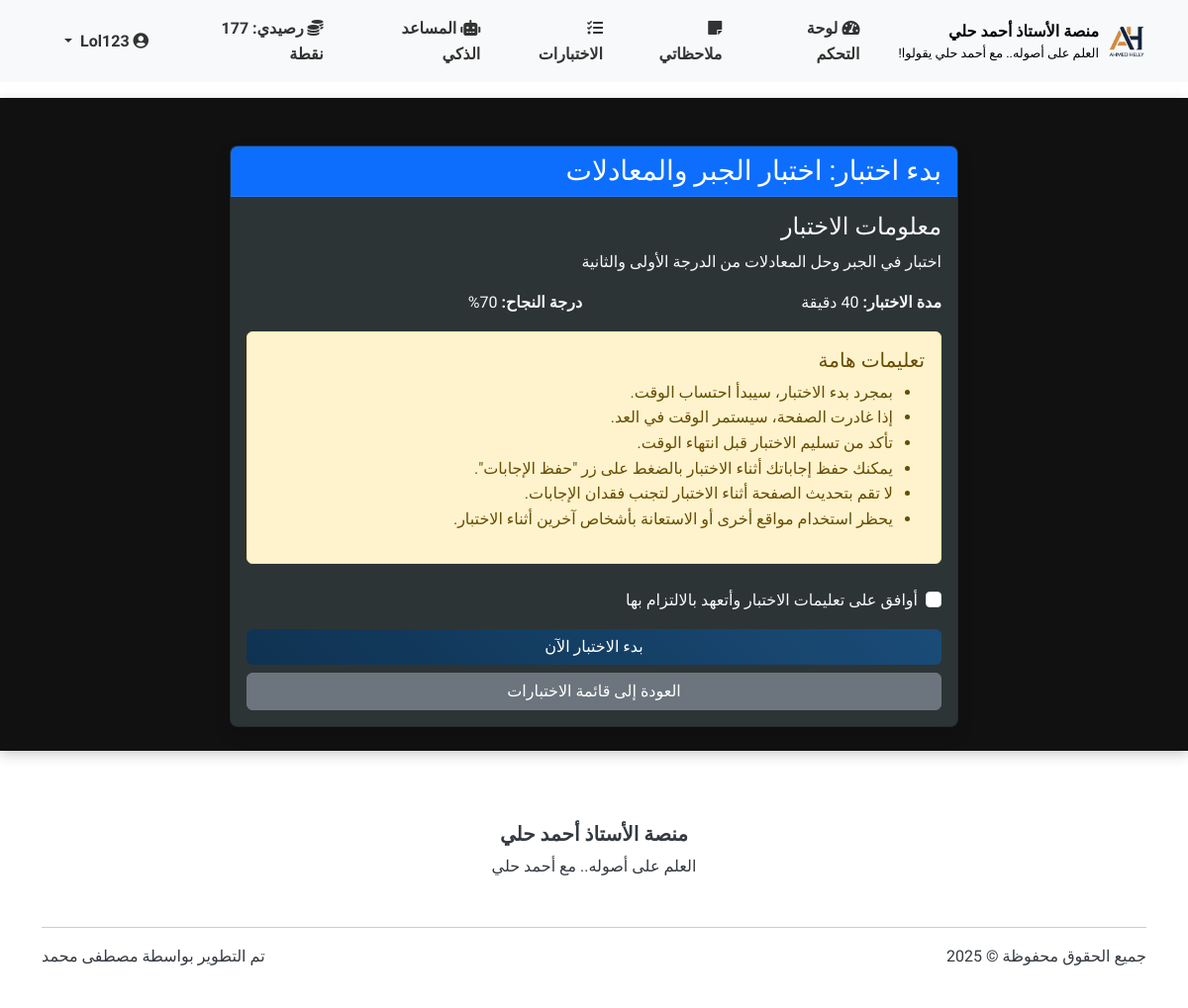
The app's page /student/tests/2/start (signed in) with its own data.
### models.py (models this page shows, shortened)
class User(UserMixin, db.Model):
    __tablename__ = 'users'
    id = db.Column(db.Integer, primary_key=True)
    username = db.Column(db.String(64), unique=True, nullable=False)
    full_name = db.Column(db.String(100), nullable=True)  # الاسم الثلاثي
    email = db.Column(db.String(100), nullable=True)  # البريد الإلكتروني للاستعادة
    phone = db.Column(db.String(20), nullable=True)   # رقم الهاتف للاستعادة
    password_hash = db.Column(db.String(256), nullable=False)
    role = db.Column(db.String(20), nullable=False)  # 'admin' or 'student'
    points = db.Column(db.Integer, default=0)  # نقاط المحفظة
    reset_token = db.Column(db.String(100), nullable=True)  # رمز استعادة كلمة المرور
    reset_token_expiry = db.Column(db.DateTime, nullable=True)  # تاريخ انتهاء صلاحية الرمز
    created_at = db.Column(db.DateTime, default=datetime.utcnow)  # تاريخ إنشاء الحساب
    videos = db.relationship('Video', backref='uploader', lazy='dynamic')
    comments = db.relationship('Comment', backref='author', lazy='dynamic')
    posts = db.relationship('Post', backref='author', lazy='dynamic')
    video_views = db.relationship('VideoView', backref='viewer', lazy='dynamic')
    liked_videos = db.relationship('VideoLike', foreign_keys='VideoLike.user_id', backref='liker', lazy='dynamic')
    def is_admin(self):
        return self.role == 'admin'

class Test(db.Model):
    __tablename__ = 'tests'
    id = db.Column(db.Integer, primary_key=True)
    title = db.Column(db.String(100), nullable=False)
    description = db.Column(db.Text, nullable=True)
    created_by = db.Column(db.Integer, db.ForeignKey('users.id'), nullable=False)
    created_at = db.Column(db.DateTime, default=datetime.utcnow)
    is_active = db.Column(db.Boolean, default=True)
    time_limit_minutes = db.Column(db.Integer, default=30)  # Time limit in minutes
    passing_score = db.Column(db.Integer, default=60)  # Passing score percentage
    max_attempts = db.Column(db.Integer, default=1)  # الحد الأقصى لعدد المحاولات المسموح بها
    access_type = db.Column(db.String(20), default='free')  # free, points, code, both
    points_required = db.Column(db.Integer, default=0)  # النقاط المطلوبة للدخول إلى الاختبار
    access_code = db.Column(db.String(20), nullable=True)  # كود الوصول للاختبار
    questions = db.relationship('TestQuestion', backref='test', lazy='dynamic', cascade='all, delete-orphan')
    attempts = db.relationship('TestAttempt', backref='test', lazy='dynamic')
    creator = db.relationship('User', backref=db.backref('created_tests', lazy='dynamic'))

### routes.py (the view, shortened to what this page needs)
@student_bp.route('/tests/<int:test_id>/start', methods=['GET', 'POST'])
@login_required
def start_test(test_id):
    if current_user.is_admin():
        flash('هذه الصفحة مخصصة للطلاب فقط.', 'warning')
        return redirect(url_for('admin.dashboard'))
    test = Test.query.get_or_404(test_id)
    if not test.is_active:
        flash('هذا الاختبار غير متاح حاليًا.', 'warning')
        return redirect(url_for('student.available_tests'))
    form = TestTakingForm()
    return render_template('student/start_test.html', test=test, form=form)

### forms.py
class TestTakingForm(FlaskForm):
    test_id = HiddenField('معرف الاختبار', validators=[DataRequired()])
    submit = SubmitField('بدء الاختبار')

### main.py (called while the page is built)
    @login_manager.user_loader
    def load_user(user_id):
        return models.User.query.get(int(user_id))

### routes.py (called while the page is built)
@app.context_processor
def inject_now():
    return {'now': datetime.now()}

### templates/student/start_test.html (shortened to what this page needs)
{% extends 'base.html' %}
{% block content %}
<div class="container mt-4">
    <div class="row">
        <div class="col-md-8 offset-md-2">
            <div class="card shadow">
                <div class="card-header bg-primary text-white">
                    <h3 class="card-title mb-0">بدء اختبار: {{ test.title }}</h3>
                </div>
                <div class="card-body">
                    <div class="test-info mb-4">
                        <h4>معلومات الاختبار</h4>
                        <p>{{ test.description }}</p>
                        <div class="row">
                            <div class="col-md-6">
                                <p><strong>مدة الاختبار:</strong> {{ test.time_limit_minutes }} دقيقة</p>
                            </div>
                            <div class="col-md-6">
                                <p><strong>درجة النجاح:</strong> {{ test.passing_score }}%</p>
                            </div>
                        </div>
                        <div class="alert alert-warning">
                            <h5>تعليمات هامة</h5>
                            <ul>
                                <li>بمجرد بدء الاختبار، سيبدأ احتساب الوقت.</li>
                                <li>إذا غادرت الصفحة، سيستمر الوقت في العد.</li>
                                <li>تأكد من تسليم الاختبار قبل انتهاء الوقت.</li>
                                <li>يمكنك حفظ إجاباتك أثناء الاختبار بالضغط على زر "حفظ الإجابات".</li>
                                <li>لا تقم بتحديث الصفحة أثناء الاختبار لتجنب فقدان الإجابات.</li>
                                <li>يحظر استخدام مواقع أخرى أو الاستعانة بأشخاص آخرين أثناء الاختبار.</li>
                            </ul>
                        </div>
                    </div>
                    <form method="POST" action="{{ url_for('student.start_test', test_id=test.id) }}">
                        <div class="form-check mb-3">
                            <input class="form-check-input" type="checkbox" id="agree_terms" required>
                            <label class="form-check-label" for="agree_terms">
                                أوافق على تعليمات الاختبار وأتعهد بالالتزام بها
                            </label>
                        </div>
                        <div class="d-grid gap-2">
                            <button type="submit" class="btn btn-primary">بدء الاختبار الآن</button>
                            <a href="{{ url_for('student.available_tests') }}" class="btn btn-secondary">العودة إلى قائمة الاختبارات</a>
                        </div>
                    </form>
                </div>
            </div>
        </div>
    </div>
</div>
{% endblock %}

### templates/base.html (shortened to what this page needs)
<!DOCTYPE html>
<html lang="ar" dir="rtl">
<head>
    <link rel="stylesheet" href="https://cdnjs.cloudflare.com/ajax/libs/font-awesome/5.15.4/css/all.min.css">
    <link rel="stylesheet" href="https://cdn.jsdelivr.net/npm/bootstrap@5.3.0/dist/css/bootstrap.rtl.min.css">
    <link rel="stylesheet" href="{{ url_for('static', filename='css/style.css') }}">
</head>
<body>
    <header>
        <nav class="navbar navbar-expand-lg navbar-light bg-light sticky-top">
            <div class="container">
                <a class="navbar-brand d-flex align-items-center" href="{{ url_for('main.index') }}">
                    <img src="{{ url_for('static', filename='img/ahmed-helly-logo.png') }}" alt="شعار المنصة" height="50">
                    <div class="ms-2 d-flex flex-column">
                        <span style="font-size: 1rem; color: #000; font-weight: bold;">منصة الأستاذ أحمد حلي</span>
                        <small class="d-none d-md-block" style="font-size: 0.8rem; color: #000;">العلم على أصوله.. مع أحمد حلي يقولوا!</small>
                    </div>
                </a>
                <div class="collapse navbar-collapse navbar-custom" id="navbarNav">
                    <ul class="navbar-nav">
                        {% if current_user.is_authenticated %}
                            {% if current_user.role == 'admin' %}
                                <li class="nav-item">
                                    <a class="nav-link {% if request.path.startswith('/admin/dashboard') %}active{% endif %}" href="{{ url_for('admin.dashboard') }}">
                                        <i class="fas fa-tachometer-alt"></i> لوحة التحكم
                                    </a>
                                </li>
                                <li class="nav-item">
                                    <a class="nav-link {% if request.path.startswith('/admin/upload_video') %}active{% endif %}" href="{{ url_for('admin.upload_video') }}">
                                        <i class="fas fa-video"></i> رفع فيديو
                                    </a>
                                </li>
                                <li class="nav-item">
                                    <a class="nav-link {% if request.path.startswith('/admin/create_post') %}active{% endif %}" href="{{ url_for('admin.create_post') }}">
                                        <i class="fas fa-edit"></i> إنشاء منشور
                                    </a>
                                </li>
                                <li class="nav-item">
                                    <a class="nav-link {% if request.path.startswith('/admin/lecture_codes') %}active{% endif %}" href="{{ url_for('admin.lecture_codes') }}">
                                        <i class="fas fa-key"></i> أكواد المحاضرات
                                    </a>
                                </li>
                                <li class="nav-item">
                                    <a class="nav-link {% if request.path.startswith('/admin/transfer_points') %}active{% endif %}" href="{{ url_for('admin.transfer_points') }}">
                                        <i class="fas fa-exchange-alt"></i> تحويل النقاط
                                    </a>
                                </li>
                                <li class="nav-item">
                                    <a class="nav-link {% if request.path.startswith('/admin/retry_requests') %}active{% endif %}" href="{{ url_for('admin_tests.retry_requests') }}">
                                        <i class="fas fa-redo-alt"></i> طلبات المحاولة الإضافية
                                    </a>
                                </li>
                            {% else %}
                                <li class="nav-item">
                                    <a class="nav-link {% if request.path.startswith('/student/dashboard') %}active{% endif %}" href="{{ url_for('student.dashboard') }}">
                                        <i class="fas fa-tachometer-alt"></i> لوحة التحكم
                                    </a>
                                </li>
                                <li class="nav-item">
                                    <a class="nav-link {% if request.path.startswith('/student/notes') %}active{% endif %}" href="{{ url_for('student.view_notes') }}">
                                        <i class="fas fa-sticky-note"></i> ملاحظاتي
                                    </a>
                                </li>
                                <li class="nav-item">
                                    <a class="nav-link {% if request.path.startswith('/student/tests') %}active{% endif %}" href="{{ url_for('student_tests.available_tests') }}">
                                        <i class="fas fa-tasks"></i> الاختبارات
                                    </a>
                                </li>
                                <li class="nav-item">
                                    <a class="nav-link {% if request.path == '/student/ai_chat' %}active{% endif %}" href="{{ url_for('student.ai_chat') }}">
                                        <i class="fas fa-robot"></i> المساعد الذكي
                                    </a>
                                </li>
                                <li class="nav-item">
                                    <a class="nav-link" href="#">
                                        <i class="fas fa-coins"></i> رصيدي: {{ current_user.points }} نقطة
                                    </a>
                                </li>
                            {% endif %}
                        {% endif %}
                    </ul>
                    {% if current_user.is_authenticated %}
                    <ul class="navbar-nav ms-auto">
                        <li class="nav-item dropdown">
                            <a class="nav-link dropdown-toggle" href="#" id="navbarDropdown" role="button"
                               data-bs-toggle="dropdown" aria-expanded="false">
                                <i class="fas fa-user-circle"></i>
                            </a>
                        </li>
                    </ul>
                    {% endif %}
                </div>
            </div>
        </nav>
    </header>
    <main class="py-4">
        {% block content %}{% endblock %}
    </main>
    <footer class="bg-white py-4 mt-5">
        <div class="container">
            <div class="row align-items-center">
                <div class="col-md-12 text-center mb-3">
                    <h5 class="fw-bold">منصة الأستاذ أحمد حلي</h5>
                    <p class="mb-3">العلم على أصوله.. مع أحمد حلي</p>
                </div>
            </div>
            <hr>
            <div class="row">
                <div class="col-md-6">
                    <p>جميع الحقوق محفوظة &copy; 2025</p>
                </div>
                <div class="col-md-6 text-md-end">
                    <p>تم التطوير بواسطة <a href="https://www.linkedin.com/in/mstafamohamed/" target="_blank">مصطفى محمد</a></p>
                </div>
            </div>
        </div>
    </footer>
</body>
</html>

### static/css/style.css (style rules this page uses)
:root { --primary-color: #1a4c78; --primary-light: #2c6ca8; --primary-dark: #0f3251; --secondary-color: #27ae60; --secondary-light: #4cc482; --secondary-dark: #208e4e; --accent-color: #e67e22; --accent-light: #f4a261; --accent-dark: #c26620; --danger-color: #e74c3c; --text-light: #f8f9fa; --text-dark: #343a40; --bg-light: #ffffff; --bg-dark: #111111; --bg-card: #2d3436; --bg-card-dark: #222; --header-height: 80px; }
body { direction: rtl; text-align: right; font-family: 'Tajawal', 'Segoe UI', Tahoma, Geneva, Verdana, sans-serif; line-height: 1.6; color: #333; background-color: var(--bg-light); transition: background-color 0.3s ease; display: flex; flex-direction: column; min-height: 100vh; }
main { background-color: var(--bg-dark); color: var(--text-light); border-radius: 0; box-shadow: 0 4px 12px rgba(0,0,0,0.2); padding: 20px 0; flex: 1; }
header, footer { background-color: var(--bg-light); color: var(--text-dark); }
.navbar-custom .nav-link { color: var(--text-dark) !important; margin-right: 15px; padding: 8px 15px; border-radius: 5px; transition: all 0.3s ease; font-weight: bold; }
.card { animation: fadeIn 0.6s ease-out; border-radius: 8px; overflow: hidden; box-shadow: 0 4px 12px rgba(0,0,0,0.1); transition: all 0.3s ease; background-color: var(--bg-card); color: var(--text-light); }
.card .card-header { background-color: var(--bg-card-dark); color: var(--text-light); border-bottom: 1px solid rgba(255,255,255,0.1); }
.btn { transition: all 0.3s ease; border-radius: 6px; font-weight: 500; }
.btn-primary { background: linear-gradient(45deg, var(--primary-dark), var(--primary-color)); border: none; }
footer { background-color: var(--bg-light); color: var(--text-dark); padding: 2rem 0; }
footer a { color: var(--text-dark); text-decoration: none; transition: all 0.3s ease; }
.navbar-brand img { max-height: 40px; }
.navbar-custom .nav-link { font-weight: bold; }

### templates/base.html (style rules this page uses)
body { font-family: 'Tajawal', sans-serif; }
.navbar-custom .nav-link { color: #333 !important; margin-left: 15px; font-weight: bold; }

### records on screen
User: points "177"
Test: title "اختبار الجبر والمعادلات", description "اختبار في الجبر وحل المعادلات من الدرجة الأولى والثانية", passing_score "70"
